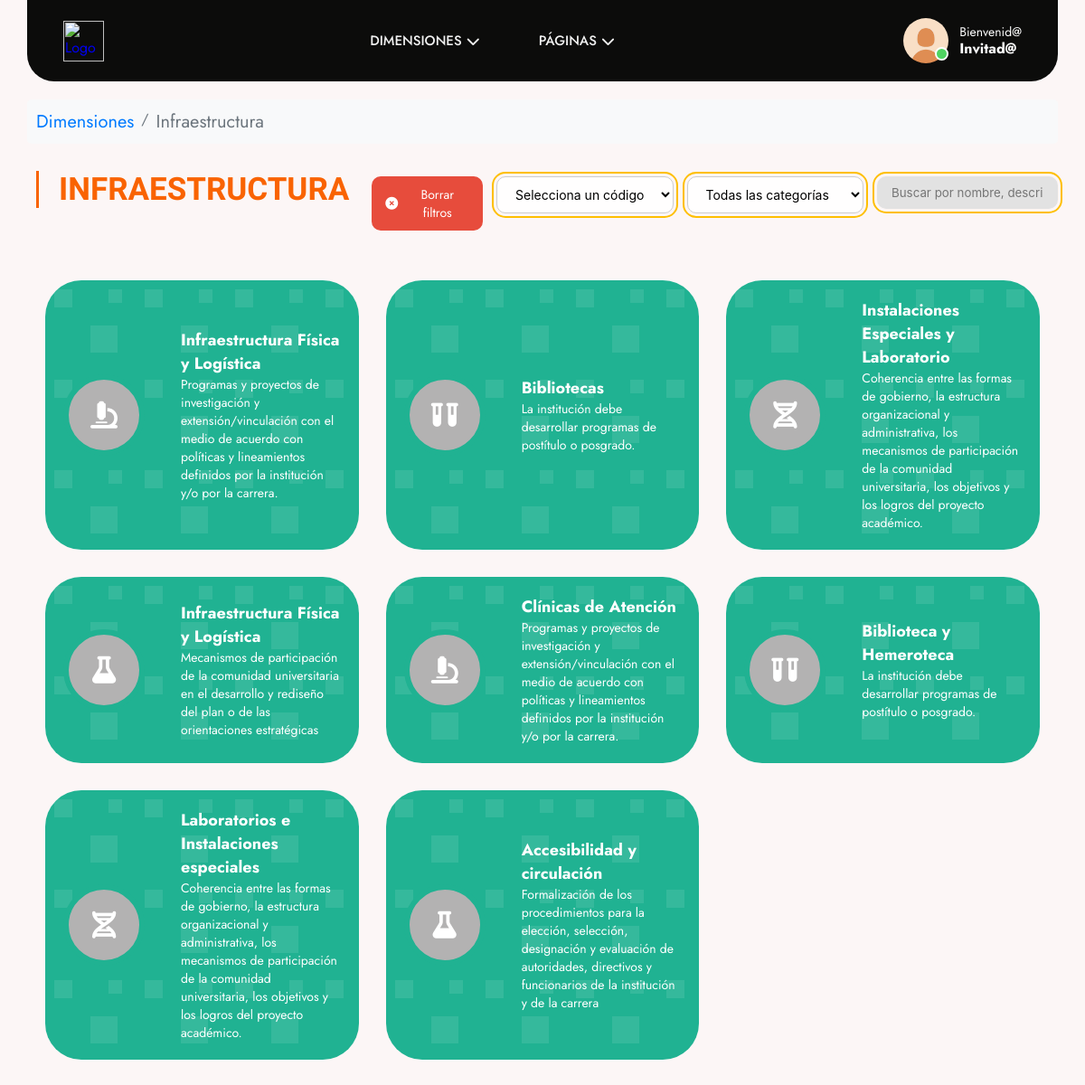
/dashboard/categorias/infrestructura.php, run on the app's committed database.
### tables this page shows
CREATE TABLE `categorias` (
  `id` int NOT NULL AUTO_INCREMENT,
  `nombre` varchar(200) NOT NULL,
  `activo` tinyint(1) DEFAULT '1',
  `created_at` timestamp NULL DEFAULT CURRENT_TIMESTAMP,
  `dimensiones_id` int NOT NULL,
  `tipo_area_id` int NOT NULL,
  `criterio_id` int DEFAULT NULL,
  PRIMARY KEY (`id`),
  KEY `dimensiones_id` (`dimensiones_id`),
  KEY `tipo_area_id` (`tipo_area_id`),
  KEY `fk_criterio_id` (`criterio_id`),
  CONSTRAINT `categorias_ibfk_1` FOREIGN KEY (`dimensiones_id`) REFERENCES `dimensiones` (`id`),
  CONSTRAINT `categorias_ibfk_2` FOREIGN KEY (`tipo_area_id`) REFERENCES `tipo_area` (`id`),
  CONSTRAINT `fk_criterio_id` FOREIGN KEY (`criterio_id`) REFERENCES `criterio` (`id`) ON DELETE SET NULL ON UPDATE CASCADE
);

CREATE TABLE `criterio` (
  `id` int NOT NULL AUTO_INCREMENT,
  `nombre` varchar(350) NOT NULL,
  `activo` tinyint(1) DEFAULT '1',
  `created_at` timestamp NULL DEFAULT CURRENT_TIMESTAMP,
  PRIMARY KEY (`id`)
);

### dashboard/categorias/infrestructura.php (the view, shortened to what this page needs)
<?php
include '../../includes/header.php';
$conexion = obtenerConexion();
$categoriaSeleccionada = isset($_GET['cat']) ? (int)$_GET['cat'] : null;
$codigoSeleccionado = isset($_GET['codigo']) ? $_GET['codigo'] : null;
$busqueda = isset($_GET['buscador']) ? trim($_GET['buscador']) : null;
$sql = "SELECT c.id, c.nombre AS categoria, cr.nombre AS criterio
        FROM categorias c
        LEFT JOIN criterio cr ON c.criterio_id = cr.id
        WHERE c.activo = 1 AND c.dimensiones_id = 4";
$resultado = $conexion->query($sql);
$colorDimension = 'card-green';
$iconos = ['fa-microscope', 'fa-vials', 'fa-dna', 'fa-flask'];
?>
<!DOCTYPE html>
<html lang="es">
<head>
    <link rel="stylesheet" href="../../assets/css/categorias.css">
</head>
<body>
    <div class="container">
        <div class="breadcrumbs-container">
            <nav aria-label="Ruta de navegación">
                <ol class="breadcrumbs">
                    <li class="breadcrumb-item"><a href="/dashboard/dimensiones/dimensiones.php">Dimensiones</a></li>
                    <li class="breadcrumb-separator">/</li>
                    <li class="breadcrumb-item active" aria-current="page">Infraestructura</li>
                </ol>
            </nav>
        </div>
        <div class="TITULOYHERRAMIENTAS">
            <div class="titulo-con-linea">
                <h1>INFRAESTRUCTURA</h1>
            </div>
            <div class="barra-de-herramientas">
                <button type="button" onclick="borrarFiltros()" class="btn-borrar-filtros">
                    <i class="fas fa-times-circle"></i> Borrar filtros
                </button>
                <div class="select-container">
                    <select id="codigo" name="codigo">
                        <option value="" <?= !$codigoSeleccionado ? 'selected' : '' ?> disabled>Selecciona un código</option>
                    </select>
                </div>
                <div class="select-container">
                    <select id="categoria" name="categoria">
                        <option value="0" <?= !$categoriaSeleccionada ? 'selected' : '' ?>>Todas las categorías</option>
                    </select>
                </div>
                <div style="position: relative; flex-grow: 1;">
                    <input type="text" id="buscador" name="buscador" class="input" placeholder="Buscar por nombre, descripción o código..." value="<?= htmlspecialchars($busqueda) ?>">
                </div>
            </div>
        </div>
        <?php include '../../includes/cardscategorias.php'; ?>
    </div>
</body>
</html>

### includes/cardscategorias.php
<div class="cards-container">
    <?php
    $i = 0;
    if ($resultado->num_rows > 0) {
        while ($fila = $resultado->fetch_assoc()):
            $colorClass = $colorDimension ?? 'card-orange';
            $icono = $iconos[$i % count($iconos)];
            $criterio = !empty($fila['criterio']) ? $fila['criterio'] : 'Sin criterio asignado';
            ?>
            <a href="../documentos/documentos.php?id=<?= $fila['id'] ?>" class="card <?= $colorClass ?>">
                <div class="card-icon">
                    <i class="fas <?= $icono ?>"></i>
                </div>
                <div class="card-content">
                    <h3><?= htmlspecialchars($fila['categoria']) ?></h3>
                    <p><?= htmlspecialchars($criterio) ?></p>
                </div>
            </a>
            <?php $i++;
        endwhile;
    } else {
        echo '<p class="no-results">No se encontraron categorías con los filtros seleccionados.</p>';
    }
    ?>
</div>

### assets/css/header.css (style rules this page uses)
* { margin: 0; padding: 0; box-sizing: border-box; font-family: "Jost", sans-serif; }
body { background-color: rgb(245, 241, 238); }
.container { margin: 0 auto; padding: 0px; }
nav { display: flex; align-items: center; }
.fas { transition: transform 0.3s ease; }

### assets/css/categorias.css (style rules this page uses)
body { background-color: rgb(252, 246, 246); font-family: Arial, sans-serif; }
.container { margin-top: 110px; padding: 0px 30px; margin-bottom: 30px; }
.TITULOYHERRAMIENTAS { display: flex; justify-content: space-between; align-items: center; width: 100%; }
.titulo-con-linea { display: inline-block; padding: 10px 25px; position: relative; color: #f96302; margin-bottom: 30px; }
.titulo-con-linea:before { content: ""; position: absolute; left: 10px; top: 10px; bottom: 10px; width: 3px; background-color: #f96302; }
.titulo-con-linea h1 { font-size: 35px; font-family: "Archivo Black", sans-serif; margin: 0; padding-left: 10px; }
.barra-de-herramientas { display: flex; gap: 15px; }
.select-container { position: relative; width: 200px; }
.barra-de-herramientas select { padding: 10px 1rem; font-size: 14px; border-radius: 10px; border: 1px solid #ccc; background-color: #fffefe; font-family: -apple-system, BlinkMacSystemFont, 'Segoe UI', Roboto, Oxygen, Ubuntu, Cantarell, 'Open Sans', 'Helvetica Neue', sans-serif; outline: 2px solid #FEBF00; outline-offset: 3px; transition: 0.25s; width: 100%; }
.barra-de-herramientas select option { font-size: 14px; color: #333; }
.input { border-radius: 10px; outline: 2px solid #FEBF00; border: 0; font-family: -apple-system, BlinkMacSystemFont, 'Segoe UI', Roboto, Oxygen, Ubuntu, Cantarell, 'Open Sans', 'Helvetica Neue', sans-serif; background-color: #e2e2e2; outline-offset: 3px; padding: 10px 1rem; transition: 0.25s; width: 200px; }
.cards-container { display: grid; grid-template-columns: repeat(3, 1fr); gap: 30px; padding: 40px 20px; }
.card { display: flex; align-items: center; text-decoration: none; color: white; width: 100%; border-radius: 40px; padding: 20px; transition: transform 0.2s ease; position: relative; overflow: hidden; }
.card::before { content: ""; position: absolute; top: 0; left: 0; width: 100%; height: 100%; opacity: 0.7; z-index: 0; pointer-events: none; }
.card > * { position: relative; z-index: 1; }
.card-icon { background: rgb(179, 178, 178); border-radius: 50%; width: 90px; height: 90px; display: flex; align-items: center; justify-content: center; margin-left: auto; margin-right: 20px; border: 6px solid; }
.card-icon i { font-size: 30px; color: inherit; }
.card-content { flex: 1; padding-left: 20px; }
.card-content h3 { margin: 0; font-size: 18px; font-weight: bold; color: white; }
.card-content p { font-size: 14px; color: white; }
.card-green { background-color: #20B292; }
.card-green .card-icon { border-color: #20B292; }
.card { transition: all 0.3s ease; }
.btn-borrar-filtros { background-color: #e74c3c; color: white; border: none; padding: 10px 15px; border-radius: 10px; font-size: 14px; cursor: pointer; display: flex; align-items: center; gap: 8px; transition: background-color 0.3s ease; }
.breadcrumbs-container { padding: 10px 0; margin-bottom: 20px; background-color: #f8f9fa; border-radius: 5px; }
.breadcrumbs { display: flex; flex-wrap: wrap; list-style: none; padding: 0 15px; margin: 0; }
.breadcrumb-item { font-size: 14px; }
.breadcrumb-item a { color: #007bff; text-decoration: none; transition: color 0.2s; }
.breadcrumb-item.active { color: #6c757d; }
.breadcrumb-separator { color: #6c757d; padding: 0 8px; }

### dashboard/categorias/infrestructura.php (style rules this page uses)
.breadcrumbs-container { padding: 10px; margin-bottom: 20px; background-color: #f8f9fa; border-radius: 5px; margin-top: 100px; }
.breadcrumbs { display: flex; flex-wrap: wrap; list-style: none; padding: 0; margin: 0; }
.breadcrumb-item { font-size: 20px; }
.breadcrumb-item a { color: #007bff; text-decoration: none; transition: color 0.2s; }
.breadcrumb-item.active { color: #6c757d; }
.breadcrumb-separator { color: #6c757d; padding: 0 8px; }

### data on the page
categorias: nombre "Infraestructura Física y Logística", criterio.nombre "Programas y proyectos de investigación y extensión/vinculación con el medio de acuerdo con políticas y lineamientos definidos por la institución y/o por la carrera."
categorias: nombre "Bibliotecas", criterio.nombre "La institución debe desarrollar programas de postítulo o posgrado."
categorias: nombre "Instalaciones Especiales y Laboratorio", criterio.nombre "Coherencia entre las formas de gobierno, la estructura organizacional y administrativa, los mecanismos de participación de la comunidad universitaria, los objetivos y los logros del proyecto académico."
categorias: nombre "Infraestructura Física y Logística", criterio.nombre "Mecanismos de participación de la comunidad universitaria en el desarrollo y rediseño del plan o de las orientaciones estratégicas"
categorias: nombre "Clínicas de Atención", criterio.nombre "Programas y proyectos de investigación y extensión/vinculación con el medio de acuerdo con políticas y lineamientos definidos por la institución y/o por la carrera."
categorias: nombre "Biblioteca y Hemeroteca", criterio.nombre "La institución debe desarrollar programas de postítulo o posgrado."
categorias: nombre "Laboratorios e Instalaciones especiales", criterio.nombre "Coherencia entre las formas de gobierno, la estructura organizacional y administrativa, los mecanismos de participación de la comunidad universitaria, los objetivos y los logros del proyecto académico."
categorias: nombre "Accesibilidad y circulación", criterio.nombre "Formalización de los procedimientos para la elección, selección, designación y evaluación de autoridades, directivos y funcionarios de la institución y de la carrera"

### other printed values
$nombre_usuario "Invitad@"
